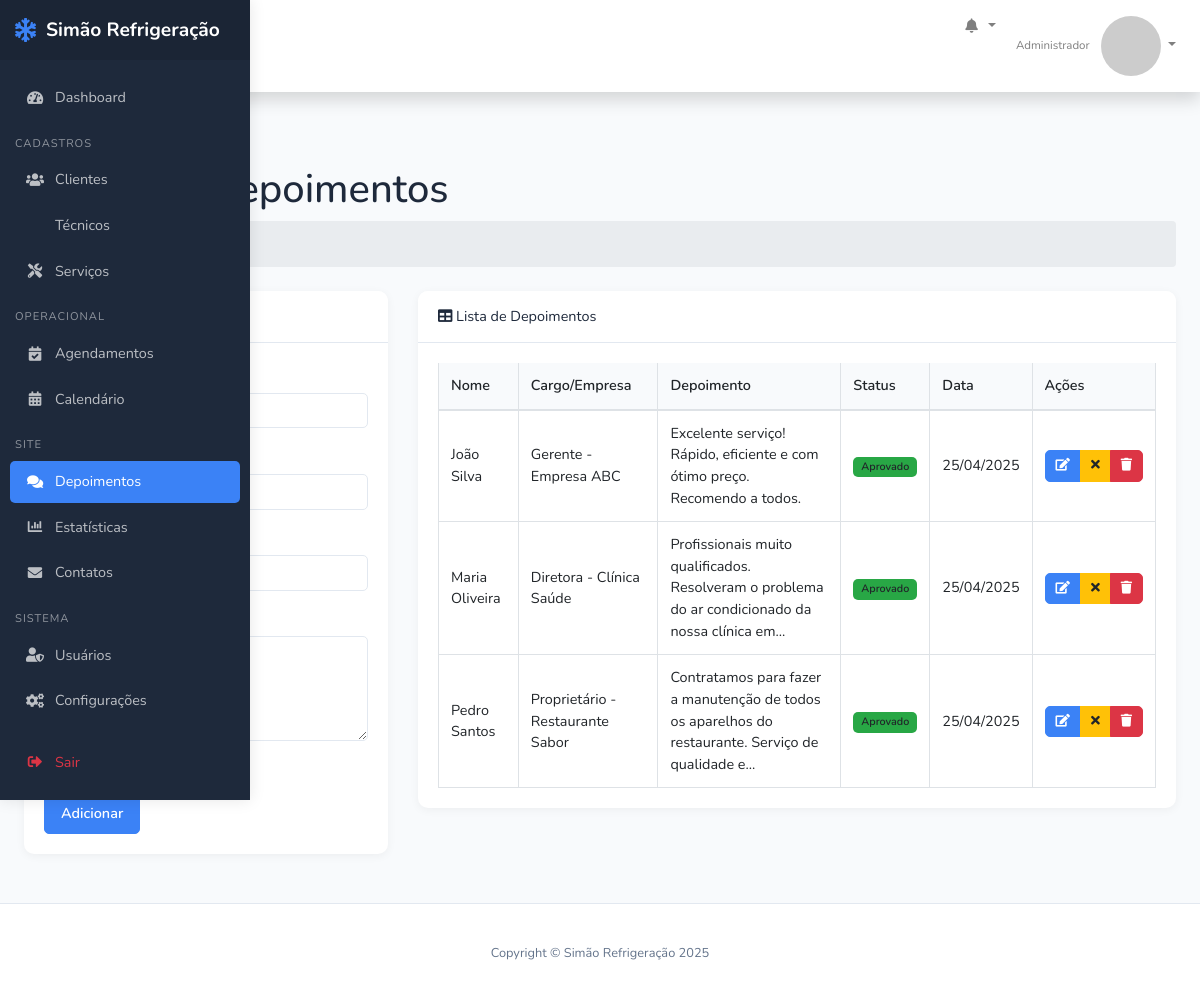
The app's page /admin-depoimentos.php (signed in) with its own data.
### tables this page shows
CREATE TABLE IF NOT EXISTS depoimentos (
    id INT AUTO_INCREMENT PRIMARY KEY,
    nome VARCHAR(100) NOT NULL,
    cargo VARCHAR(100),
    empresa VARCHAR(100),
    texto TEXT NOT NULL,
    aprovado TINYINT(1) DEFAULT 0,
    data_criacao DATETIME DEFAULT CURRENT_TIMESTAMP,
    data_atualizacao DATETIME DEFAULT CURRENT_TIMESTAMP ON UPDATE CURRENT_TIMESTAMP
);

### helpers/functions.php (called while the page is built, shortened)
<?php
function truncate($text, $length = 100, $append = '...') {
    if (strlen($text) <= $length) {
        return $text;
    }
    $text = substr($text, 0, $length);
    $text = substr($text, 0, strrpos($text, ' '));
    return $text . $append;
}

### admin-depoimentos.php (the view, shortened to what this page needs)
<?php
$db = db_connect();
$depoimento_edicao = null;
$depoimentos = [];
try {
    $query = "SELECT * FROM depoimentos ORDER BY data_criacao DESC";
    $stmt = $db->prepare($query);
    $stmt->execute();
    $depoimentos = $stmt->fetchAll(PDO::FETCH_ASSOC);
} catch (PDOException $e) {
    set_flash_message('danger', 'Erro ao buscar depoimentos.');
    if (DEBUG_MODE) {
        $_SESSION['error_details'] = $e->getMessage();
    }
}
include 'views/admin/includes/header.php';
?>
<div class="container-fluid px-4">
    <h1 class="mt-4">Gerenciar Depoimentos</h1>
    <ol class="breadcrumb mb-4">
        <li class="breadcrumb-item"><a href="admin-dashboard.php">Dashboard</a></li>
        <li class="breadcrumb-item active">Depoimentos</li>
    </ol>
    <div class="row">
        <div class="col-lg-4">
            <div class="card mb-4">
                <div class="card-header">
                </div>
                <div class="card-body">
                    <form method="post" action="admin-depoimentos.php">
                        <div class="mb-3">
                            <label for="nome" class="form-label">Nome <span class="text-danger">*</span></label>
                        </div>
                        <div class="mb-3">
                            <label for="cargo" class="form-label">Cargo</label>
                        </div>
                        <div class="mb-3">
                            <label for="empresa" class="form-label">Empresa</label>
                        </div>
                        <div class="mb-3">
                            <label for="texto" class="form-label">Depoimento <span class="text-danger">*</span></label>
                        </div>
                        <div class="mb-3 form-check">
                            <label class="form-check-label" for="aprovado">Aprovado</label>
                        </div>
                        <button type="submit" class="btn btn-primary"><?= $depoimento_edicao ? 'Atualizar' : 'Adicionar' ?></button>
                    </form>
                </div>
            </div>
        </div>
        <div class="col-lg-8">
            <div class="card mb-4">
                <div class="card-header">
                    <i class="fas fa-table me-1"></i>
                    Lista de Depoimentos
                </div>
                <div class="card-body">
                    <div class="table-responsive">
                        <table class="table table-bordered" id="dataTable" width="100%" cellspacing="0">
                            <thead>
                                <tr>
                                    <th>Nome</th>
                                    <th>Cargo/Empresa</th>
                                    <th>Depoimento</th>
                                    <th>Status</th>
                                    <th>Data</th>
                                    <th>Ações</th>
                                </tr>
                            </thead>
                            <tbody>
                                <?php if (empty($depoimentos)): ?>
                                    <tr>
                                        <td colspan="6" class="text-center">Nenhum depoimento encontrado.</td>
                                    </tr>
                                <?php else: ?>
                                    <?php foreach ($depoimentos as $depoimento): ?>
                                        <tr>
                                            <td><?= htmlspecialchars($depoimento['nome']) ?></td>
                                            <td>
                                                <?php if (!empty($depoimento['cargo'] ?? '')): ?>
                                                    <?= htmlspecialchars($depoimento['cargo']) ?>
                                                    <?= !empty($depoimento['empresa'] ?? '') ? ' - ' . htmlspecialchars($depoimento['empresa']) : '' ?>
                                                <?php else: ?>
                                                    <?= !empty($depoimento['empresa'] ?? '') ? htmlspecialchars($depoimento['empresa']) : '-' ?>
                                                <?php endif; ?>
                                            </td>
                                            <td><?= truncate(htmlspecialchars($depoimento['texto']), 100) ?></td>
                                            <td>
                                                <?php if (isset($depoimento['aprovado']) && $depoimento['aprovado'] == 1): ?>
                                                    <span class="badge bg-success">Aprovado</span>
                                                <?php else: ?>
                                                    <span class="badge bg-warning text-dark">Pendente</span>
                                                <?php endif; ?>
                                            </td>
                                            <td><?= date('d/m/Y', strtotime($depoimento['data_criacao'])) ?></td>
                                            <td>
                                                <div class="btn-group" role="group">
                                                    <a href="admin-depoimentos.php?edit=<?= $depoimento['id'] ?>" class="btn btn-sm btn-primary" title="Editar">
                                                        <i class="fas fa-edit"></i>
                                                    </a>
                                                    <?php if (isset($depoimento['aprovado']) && $depoimento['aprovado'] == 1): ?>
                                                        <a href="admin-depoimentos.php?action=reprovar&id=<?= $depoimento['id'] ?>" class="btn btn-sm btn-warning" title="Reprovar">
                                                            <i class="fas fa-times"></i>
                                                        </a>
                                                    <?php else: ?>
                                                        <a href="admin-depoimentos.php?action=aprovar&id=<?= $depoimento['id'] ?>" class="btn btn-sm btn-success" title="Aprovar">
                                                            <i class="fas fa-check"></i>
                                                        </a>
                                                    <?php endif; ?>
                                                    <a href="admin-depoimentos.php?action=excluir&id=<?= $depoimento['id'] ?>" class="btn btn-sm btn-danger" title="Excluir" onclick="return confirm('Tem certeza que deseja excluir este depoimento?')">
                                                        <i class="fas fa-trash"></i>
                                                    </a>
                                                </div>
                                            </td>
                                        </tr>
                                    <?php endforeach; ?>
                                <?php endif; ?>
                            </tbody>
                        </table>
                    </div>
                </div>
            </div>
        </div>
    </div>
</div>
<?php include 'views/admin/includes/footer.php'; ?>

### records on screen
depoimentos: nome "João Silva", cargo "Gerente", empresa "Empresa ABC", texto "Excelente serviço! Rápido, eficiente e com ótimo preço. Recomendo a todos.", aprovado "Aprovado", data_criacao "25/04/2025"
depoimentos: nome "Maria Oliveira", cargo "Diretora", empresa "Clínica Saúde", texto "Profissionais muito qualificados. Resolveram o problema do ar condicionado da nossa clínica em...", aprovado "Aprovado", data_criacao "25/04/2025"
depoimentos: nome "Pedro Santos", cargo "Proprietário", empresa "Restaurante Sabor", texto "Contratamos para fazer a manutenção de todos os aparelhos do restaurante. Serviço de qualidade e...", aprovado "Aprovado", data_criacao "25/04/2025"

### other values on screen
$_SESSION['usuario_nome'] "Administrador"
SITE_NAME "Simão Refrigeração"
